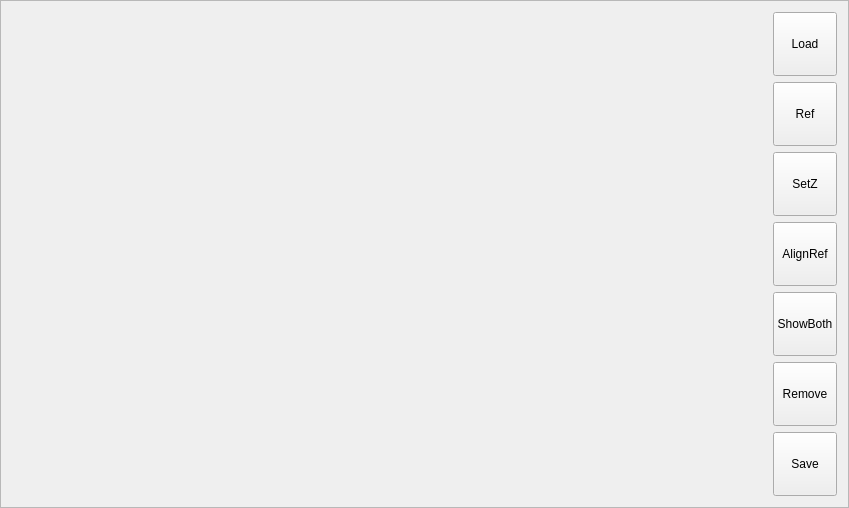
<?xml version="1.0" encoding="UTF-8"?>
<ui version="4.0">
 <class>FormatTools</class>
 <widget class="QFrame" name="FormatTools">
  <property name="geometry">
   <rect>
    <x>0</x>
    <y>0</y>
    <width>849</width>
    <height>507</height>
   </rect>
  </property>
  <property name="windowTitle">
   <string>Format</string>
  </property>
  <property name="frameShape">
   <enum>QFrame::StyledPanel</enum>
  </property>
  <property name="frameShadow">
   <enum>QFrame::Raised</enum>
  </property>
  <layout class="QGridLayout" name="gridLayout">
   <item row="0" column="0">
    <widget class="QWidget" name="widget" native="true">
     <property name="sizePolicy">
      <sizepolicy hsizetype="Expanding" vsizetype="Expanding">
       <horstretch>0</horstretch>
       <verstretch>0</verstretch>
      </sizepolicy>
     </property>
     <layout class="QGridLayout" name="gridLayout_2"/>
    </widget>
   </item>
   <item row="0" column="1">
    <layout class="QVBoxLayout" name="verticalLayout">
     <item>
      <widget class="QToolButton" name="load">
       <property name="minimumSize">
        <size>
         <width>64</width>
         <height>64</height>
        </size>
       </property>
       <property name="text">
        <string>Load</string>
       </property>
       <property name="icon">
        <iconset resource="../PP_VIS/rc.qrc">
         <normaloff>:/button/rc/folder-256.png</normaloff>:/button/rc/folder-256.png</iconset>
       </property>
       <property name="iconSize">
        <size>
         <width>40</width>
         <height>40</height>
        </size>
       </property>
       <property name="toolButtonStyle">
        <enum>Qt::ToolButtonTextUnderIcon</enum>
       </property>
      </widget>
     </item>
     <item>
      <widget class="QToolButton" name="loadRef">
       <property name="minimumSize">
        <size>
         <width>64</width>
         <height>64</height>
        </size>
       </property>
       <property name="text">
        <string>Ref</string>
       </property>
       <property name="icon">
        <iconset resource="../PP_VIS/rc.qrc">
         <normaloff>:/button/rc/folder-256.png</normaloff>:/button/rc/folder-256.png</iconset>
       </property>
       <property name="iconSize">
        <size>
         <width>40</width>
         <height>40</height>
        </size>
       </property>
       <property name="toolButtonStyle">
        <enum>Qt::ToolButtonTextUnderIcon</enum>
       </property>
      </widget>
     </item>
     <item>
      <widget class="QToolButton" name="setZ">
       <property name="minimumSize">
        <size>
         <width>64</width>
         <height>64</height>
        </size>
       </property>
       <property name="text">
        <string>SetZ</string>
       </property>
       <property name="icon">
        <iconset resource="../PP_DataViewer/rc.qrc">
         <normaloff>:/button/rc/aquarius.png</normaloff>:/button/rc/aquarius.png</iconset>
       </property>
       <property name="iconSize">
        <size>
         <width>40</width>
         <height>40</height>
        </size>
       </property>
       <property name="toolButtonStyle">
        <enum>Qt::ToolButtonTextUnderIcon</enum>
       </property>
      </widget>
     </item>
     <item>
      <widget class="QToolButton" name="align">
       <property name="minimumSize">
        <size>
         <width>64</width>
         <height>64</height>
        </size>
       </property>
       <property name="text">
        <string>AlignRef</string>
       </property>
       <property name="icon">
        <iconset resource="../PP_DataViewer/rc.qrc">
         <normaloff>:/button/rc/catpng_007.png</normaloff>:/button/rc/catpng_007.png</iconset>
       </property>
       <property name="iconSize">
        <size>
         <width>40</width>
         <height>40</height>
        </size>
       </property>
       <property name="toolButtonStyle">
        <enum>Qt::ToolButtonTextUnderIcon</enum>
       </property>
      </widget>
     </item>
     <item>
      <widget class="QToolButton" name="showBoth">
       <property name="minimumSize">
        <size>
         <width>64</width>
         <height>64</height>
        </size>
       </property>
       <property name="text">
        <string>ShowBoth</string>
       </property>
       <property name="icon">
        <iconset resource="../PP_DataViewer/rc.qrc">
         <normaloff>:/button/rc/catpng_003.png</normaloff>:/button/rc/catpng_003.png</iconset>
       </property>
       <property name="iconSize">
        <size>
         <width>40</width>
         <height>40</height>
        </size>
       </property>
       <property name="toolButtonStyle">
        <enum>Qt::ToolButtonTextUnderIcon</enum>
       </property>
      </widget>
     </item>
     <item>
      <widget class="QToolButton" name="toolButton">
       <property name="minimumSize">
        <size>
         <width>64</width>
         <height>64</height>
        </size>
       </property>
       <property name="text">
        <string>Remove</string>
       </property>
       <property name="icon">
        <iconset resource="../PP_VIS/rc.qrc">
         <normaloff>:/button/rc/messagebox_critical-256.png</normaloff>:/button/rc/messagebox_critical-256.png</iconset>
       </property>
       <property name="iconSize">
        <size>
         <width>40</width>
         <height>40</height>
        </size>
       </property>
       <property name="toolButtonStyle">
        <enum>Qt::ToolButtonTextUnderIcon</enum>
       </property>
      </widget>
     </item>
     <item>
      <widget class="QToolButton" name="save">
       <property name="minimumSize">
        <size>
         <width>64</width>
         <height>64</height>
        </size>
       </property>
       <property name="text">
        <string>Save</string>
       </property>
       <property name="icon">
        <iconset resource="../PP_VIS/rc.qrc">
         <normaloff>:/button/rc/fileexport-256.png</normaloff>:/button/rc/fileexport-256.png</iconset>
       </property>
       <property name="iconSize">
        <size>
         <width>40</width>
         <height>40</height>
        </size>
       </property>
       <property name="toolButtonStyle">
        <enum>Qt::ToolButtonTextUnderIcon</enum>
       </property>
      </widget>
     </item>
    </layout>
   </item>
  </layout>
 </widget>
 <resources>
  <include location="../PP_DataViewer/rc.qrc"/>
  <include location="../PP_VIS/rc.qrc"/>
 </resources>
 <connections/>
</ui>
